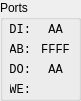
   <widget class="QGroupBox" name="g3">
    <property name="geometry">
     <rect>
      <x>310</x>
      <y>0</y>
      <width>81</width>
      <height>101</height>
     </rect>
    </property>
    <property name="styleSheet">
     <string notr="true"/>
    </property>
    <property name="title">
     <string>Ports</string>
    </property>
    <widget class="QLabel" name="label_48">
     <property name="geometry">
      <rect>
       <x>10</x>
       <y>20</y>
       <width>21</width>
       <height>20</height>
      </rect>
     </property>
     <property name="font">
      <font>
       <family>Monospace</family>
       <pointsize>9</pointsize>
      </font>
     </property>
     <property name="text">
      <string>DI:</string>
     </property>
     <property name="alignment">
      <set>Qt::AlignRight|Qt::AlignTrailing|Qt::AlignVCenter</set>
     </property>
    </widget>
    <widget class="QLabel" name="DO">
     <property name="geometry">
      <rect>
       <x>40</x>
       <y>60</y>
       <width>31</width>
       <height>20</height>
      </rect>
     </property>
     <property name="font">
      <font>
       <family>Monospace</family>
       <pointsize>9</pointsize>
      </font>
     </property>
     <property name="text">
      <string>AA</string>
     </property>
     <property name="alignment">
      <set>Qt::AlignCenter</set>
     </property>
    </widget>
    <widget class="QLabel" name="label_49">
     <property name="geometry">
      <rect>
       <x>10</x>
       <y>60</y>
       <width>21</width>
       <height>20</height>
      </rect>
     </property>
     <property name="font">
      <font>
       <family>Monospace</family>
       <pointsize>9</pointsize>
      </font>
     </property>
     <property name="text">
      <string>DO:</string>
     </property>
     <property name="alignment">
      <set>Qt::AlignRight|Qt::AlignTrailing|Qt::AlignVCenter</set>
     </property>
    </widget>
    <widget class="QLabel" name="AB">
     <property name="geometry">
      <rect>
       <x>40</x>
       <y>40</y>
       <width>31</width>
       <height>20</height>
      </rect>
     </property>
     <property name="font">
      <font>
       <family>Monospace</family>
       <pointsize>9</pointsize>
      </font>
     </property>
     <property name="text">
      <string>FFFF</string>
     </property>
     <property name="alignment">
      <set>Qt::AlignCenter</set>
     </property>
    </widget>
    <widget class="QLabel" name="label_50">
     <property name="geometry">
      <rect>
       <x>10</x>
       <y>80</y>
       <width>21</width>
       <height>20</height>
      </rect>
     </property>
     <property name="font">
      <font>
       <family>Monospace</family>
       <pointsize>9</pointsize>
      </font>
     </property>
     <property name="text">
      <string>WE:</string>
     </property>
     <property name="alignment">
      <set>Qt::AlignRight|Qt::AlignTrailing|Qt::AlignVCenter</set>
     </property>
    </widget>
    <widget class="QLabel" name="label_51">
     <property name="geometry">
      <rect>
       <x>10</x>
       <y>40</y>
       <width>21</width>
       <height>20</height>
      </rect>
     </property>
     <property name="font">
      <font>
       <family>Monospace</family>
       <pointsize>9</pointsize>
      </font>
     </property>
     <property name="text">
      <string>AB:</string>
     </property>
     <property name="alignment">
      <set>Qt::AlignRight|Qt::AlignTrailing|Qt::AlignVCenter</set>
     </property>
    </widget>
    <widget class="MLed" name="led_WE">
     <property name="geometry">
      <rect>
       <x>50</x>
       <y>85</y>
       <width>10</width>
       <height>10</height>
      </rect>
     </property>
     <property name="text">
      <string/>
     </property>
     <property name="pixmap">
      <pixmap resource="assets.qrc">:/assets/leds/assets/leds/green_off.svg</pixmap>
     </property>
     <property name="scaledContents">
      <bool>true</bool>
     </property>
    </widget>
    <widget class="QLabel" name="DI">
     <property name="geometry">
      <rect>
       <x>40</x>
       <y>20</y>
       <width>31</width>
       <height>20</height>
      </rect>
     </property>
     <property name="font">
      <font>
       <family>Monospace</family>
       <pointsize>9</pointsize>
      </font>
     </property>
     <property name="text">
      <string>AA</string>
     </property>
     <property name="alignment">
      <set>Qt::AlignCenter</set>
     </property>
    </widget>
   </widget>
